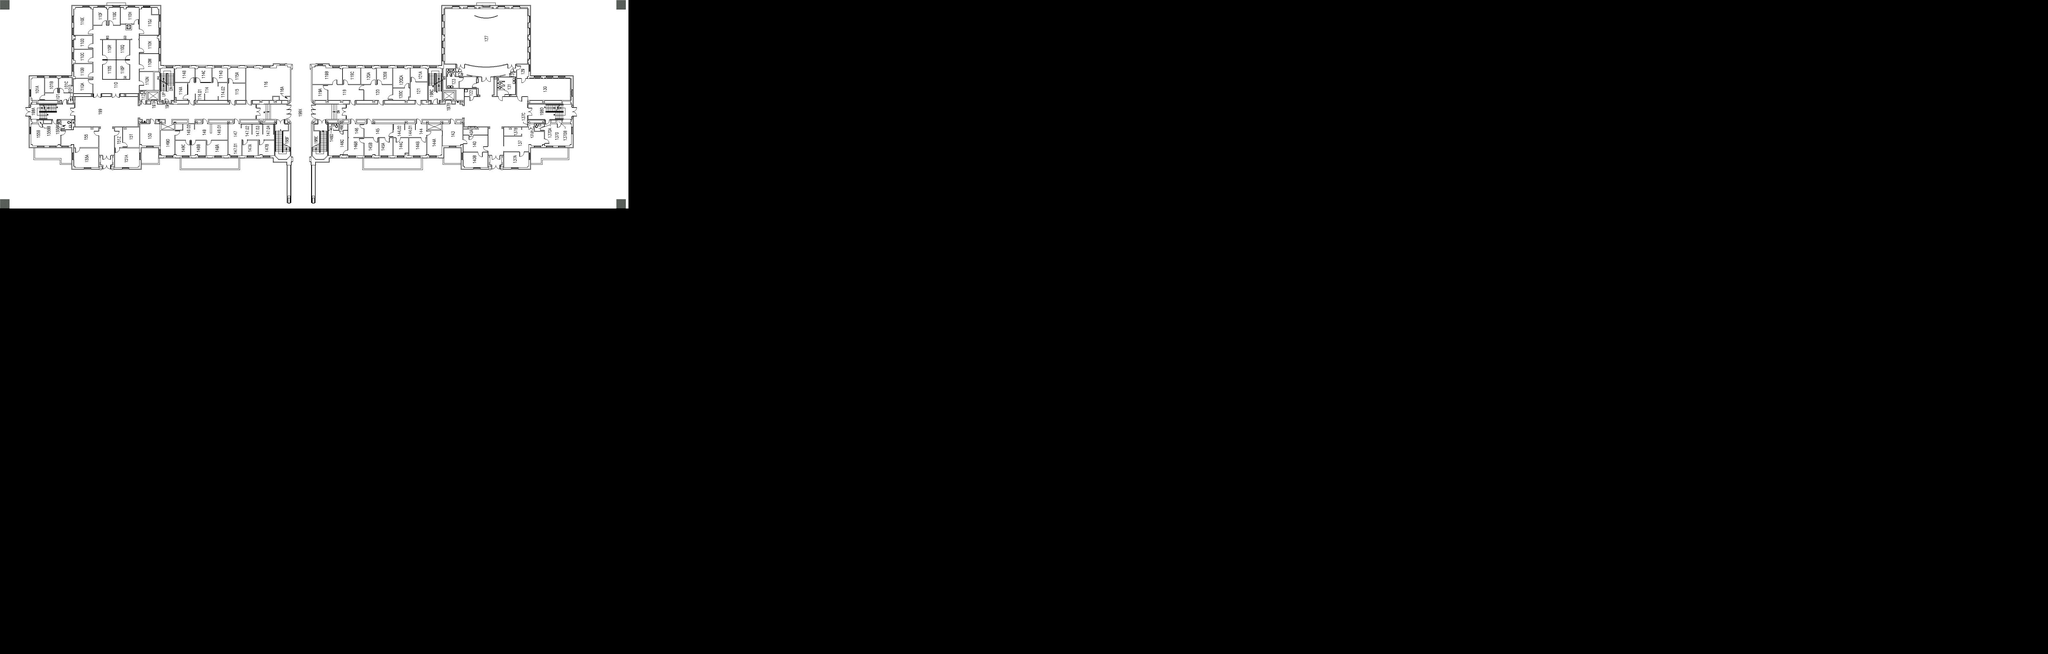

Below is a game level as drawn by its tile map, then a one-line description and the .tmx that defines it (tile-layer data replaced by summaries):
An orthogonal 216x69 tile map with 32x32 px tiles, 1 tile layer (tiles), 1 image layer and 422 objects.

<map version="1.4" tiledversion="1.4.2" orientation="orthogonal" renderorder="right-down" width="216" height="69" tilewidth="32" tileheight="32" infinite="0" nextlayerid="9" nextobjectid="470">
 <editorsettings>
  <export target="." />
 </editorsettings>
 <tileset firstgid="1" name="tiles" tilewidth="32" tileheight="32" tilecount="140" columns="14">
  <image source="gridtiles.png" width="448" height="320" />
 </tileset>
 <imagelayer id="4" name="Image Layer 1" offsetx="0" offsety="-1.5">
  <image source="MCMICKEN-01_Floor_Plan_jpg_cropped.jpg" width="2121" height="705" />
 </imagelayer>
 <objectgroup color="#aa0000" id="6" name="Collision" opacity="0.47" tintcolor="#aa0000" offsetx="0" offsety="0.666667">
  <properties>
   <property name="collide" type="bool" value="true" />
  </properties>
  <!-- 211 objects omitted --></objectgroup>
 <objectgroup color="#aa0000" id="8" name="Copy of Collision" opacity="0.47" tintcolor="#aa0000" offsetx="0" offsety="0.666667">
  <properties>
   <property name="collide" type="bool" value="true" />
  </properties>
  <!-- 211 objects omitted --></objectgroup>
 <layer id="7" name="tiles" width="216" height="69">
  <data>[14904 cells, 4 non-empty, 1 distinct tile ids]</data>
 </layer>
</map>
<!-- 422 of 422 objects omitted -->
